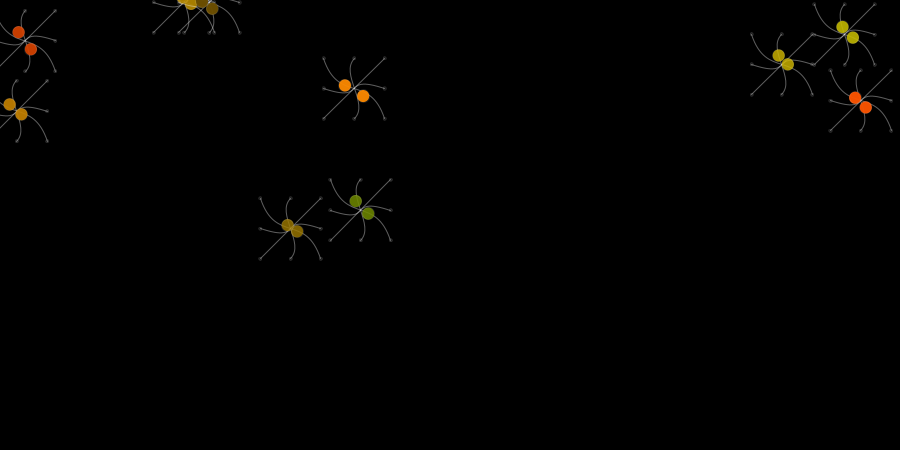
Frame 1 (no input)
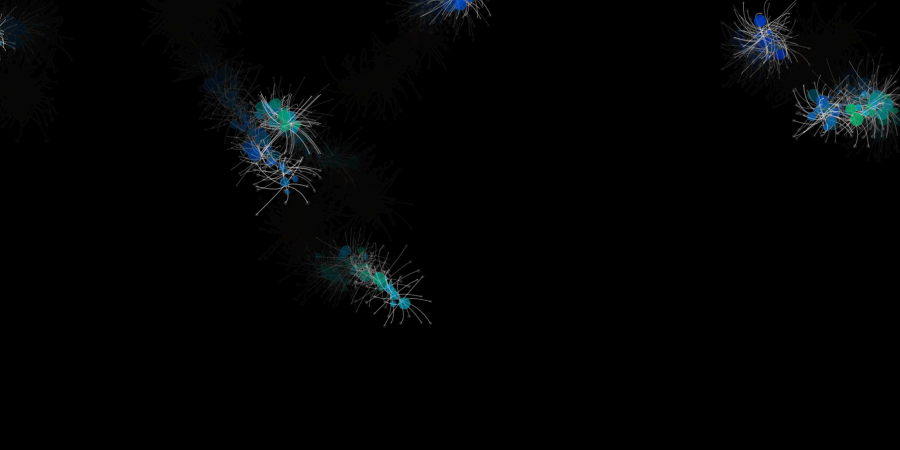
Frame 60 (the mouse pressed at the canvas centre just before this capture)
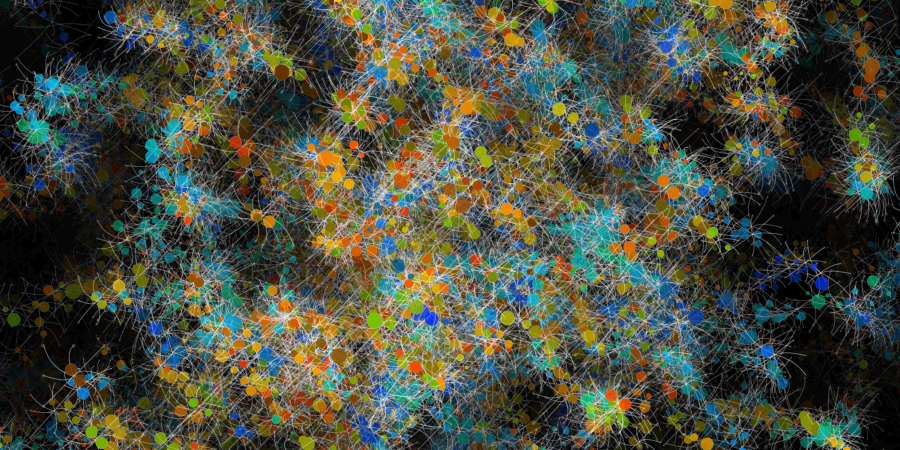
Frame 120 (the mouse held since frame 60 and released just before this capture)

The Processing sketch that drew these frames (run headless with seeded random() and noise(); from frame 60 on, the mouse is pressed at the canvas centre):

// Processing sketch: processing_27768
// ── processing_27768.pde

Satelite[] sat1=new Satelite[10];
void setup() {
  background(0);
  size(900,450);
  smooth();
  noCursor();
  for(int i=0;i<sat1.length;i++) {
    sat1[i]=new Satelite(random(-1,1),random(-1,1),random((width/2)*-1,width/2),random((height/2)*-1,(height/2)),random(50,200));
  }
}
void draw() {
  codeArqaissa();
}
void codeArqaissa() {
  noStroke();
  fill(0,20);
  rect(0,0,width,height);
  pushMatrix();
  translate(width/2,height/2);
  for(int i=0;i<sat1.length;i++) {
    sat1[i].showUp();
  }
  if(mousePressed==true)nuevoSatelite(random(width),random(height));
  popMatrix();
}
void nuevoSatelite(float rCx_,float rCy_) {
  float rCx_1=rCx_;
  float rCy_1=rCx_;
  Satelite[] sat2=new Satelite[10];
  for(int i=0;i<sat2.length;i++) {
    sat2[i]=new Satelite(random(-10,5),random(-5,10),random(-1*rCx_1,rCx_1+10),random(-1*rCy_1,rCy_1+10),random(50,200));
    sat1=(Satelite[])append(sat1, sat2[i]);
  }
}
///////////
class Satelite {
  //variables de clase
  float posicionX,posicionY,velocidadX,velocidadY,sentidoX,sentidoY,
  vida,uno,dos,tres,cuatro,cinco,seis,siete,ocho,nueve,diez,
  rUno,rDos,rTres,rCuatro,rCinco,rSeis,rSiete,rOcho,rNueve,rDiez,panza;
  float enfermedad=random(90,210); //tiempo de vida
 //particula 
  Satelite(float velocidadX,float velocidadY,float posicionX,float posicionY, float panza) {
    this.posicionX=posicionX;
    this.posicionY=posicionY;
    this.velocidadX=velocidadX;
    this.velocidadY=velocidadY;
    this.sentidoX=random(-2,3);
    this.sentidoY=random(-4,5);
    this.vida=0;
    this.panza=panza;
  }
  //visualizacion
  void showUp() {
    this.posicionX+=random((this.velocidadX*this.sentidoX)-10,(this.velocidadX*this.sentidoX)+10);
    this.posicionY+=random((this.velocidadY*this.sentidoY)-10,(this.velocidadY*this.sentidoY)+10);
    if(this.vida<enfermedad) {
      uno=noise(rUno)*50;
      dos=noise(rDos)*5;
      tres=noise(rTres)*50;
      cuatro=noise(rCuatro)*50;
      cinco=noise(rCinco)*50;
      seis=noise(rSeis)*45;
      siete=noise(rSiete)*45;
      ocho=noise(rOcho)*25;
      nueve=noise(rNueve)*20;
      diez=noise(rDiez)*20;
      strokeWeight(1);
      stroke(255,seis);
      fill(255,seis);
      ellipse(posicionX+uno,posicionY+tres,dos,dos);
      ellipse(posicionX-cuatro,posicionY+cinco,dos,dos);
      ellipse(posicionX+tres,posicionY-cinco,dos,dos);
      ellipse(posicionX-cuatro,posicionY-uno,dos,dos);
      ellipse(posicionX,posicionY+tres,dos,dos);
      ellipse(posicionX,posicionY-cinco,dos,dos);
      ellipse(posicionX+uno,posicionY,dos,dos);
      ellipse(posicionX-cuatro,posicionY,dos,dos);
      stroke(255,map(siete,0,90,50,200));
      noFill();
      bezier(posicionX+uno,posicionY+tres,posicionX+ocho,posicionY-ocho,posicionX-ocho,posicionY+ocho,posicionX-cuatro,posicionY-uno);
      bezier(posicionX-cuatro,posicionY+cinco,posicionX-ocho,posicionY+ocho,posicionX+ocho,posicionY-ocho,posicionX+tres,posicionY-cinco);
      bezier(posicionX,posicionY+tres,posicionX+ocho,posicionY+ocho,posicionX-ocho,posicionY-ocho,posicionX,posicionY-cinco);
      bezier(posicionX+uno,posicionY,posicionX-ocho,posicionY-ocho,posicionX+ocho,posicionY+ocho,posicionX-cuatro,posicionY);
      stroke(255,seis);
      if (vida%3000>=0 && vida%3000<=21) {
        fill (random(100,255),random(50,200),0,random(200,255));
      } 
      else {
        fill(0,panza,random(100,255),random(150,200));
      }
      ellipse(posicionX+random(10),posicionY+random(10),nueve,nueve);
      ellipse(posicionX-random(10),posicionY-random(10),diez,diez);
    }
    rUno   += random (1.0);
    rDos   += random (1.0);
    rTres  += random (1.0);
    rCuatro+= random (1.0);
    rCinco += random (1.0);
    rSeis  += random (1.0);
    rSiete += random (1.0);
    rOcho  += random (1.0);
    rNueve += random (1.0);
    rDiez  += random (1.0);
    vida++;
  }
}
                                
